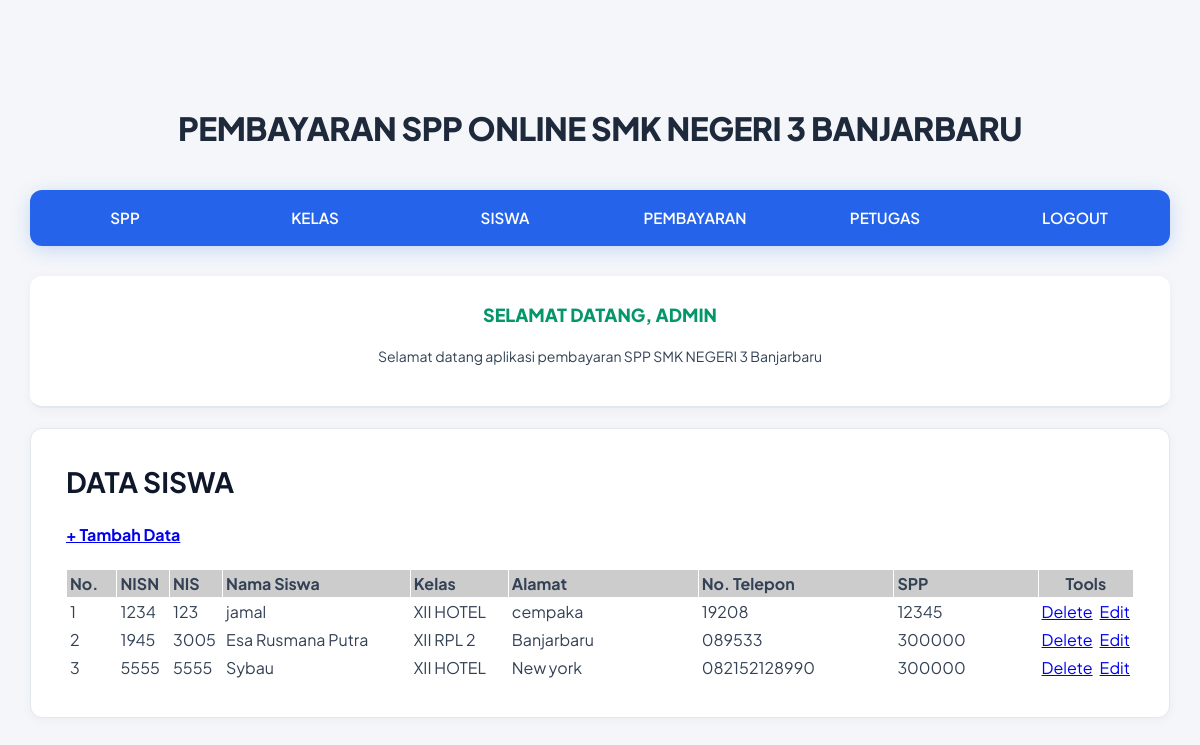
Screenshot of /admin/halaman_admin.php?open=data_siswa (signed in) with the database file from the repository.
### tables this page shows
CREATE TABLE `siswa` (
  `nisn` varchar(10) NOT NULL,
  `nis` varchar(8) NOT NULL,
  `nama` varchar(35) NOT NULL,
  `id_kelas` varchar(11) NOT NULL,
  `alamat` text NOT NULL,
  `no_telp` varchar(15) NOT NULL,
  `id_spp` varchar(5) NOT NULL
);

CREATE TABLE `kelas` (
  `id_kelas` varchar(5) NOT NULL,
  `nama_kelas` varchar(10) NOT NULL,
  `kompetensi_keahlian` varchar(30) NOT NULL
);

CREATE TABLE `spp` (
  `id_spp` varchar(30) NOT NULL,
  `tahun` int(4) NOT NULL,
  `nominal` int(10) NOT NULL
);

### admin/data_siswa.php (the view)
<?php
include_once "../src/koneksi.php";
?>
<h1><b>DATA SISWA </b></h1>
<h4> <a href="?open=tambah_siswa">+ Tambah Data</a> </h4>
<table cellspacing="1" cellpadding="3">
  <tr>
    <td width="5%" bgcolor="#CCCCCC"><b>No.</b></td>
    <td width="5%" bgcolor="#CCCCCC"><b>NISN</b></td>
    <td width="5%" bgcolor="#CCCCCC"><b>NIS</b></td>
    <td width="20%" bgcolor="#CCCCCC"><b>Nama Siswa </b></td>
    <td width="10%" bgcolor="#CCCCCC"><b>Kelas</b></td>
    <td width="20%" bgcolor="#CCCCCC"><b>Alamat</b></td>
    <td width="20%" bgcolor="#CCCCCC"><b>No. Telepon</b></td>
    <td width="30%" bgcolor="#CCCCCC"><b>SPP</b></td>
    <td colspan="2" align="center" bgcolor="#CCCCCC"><b>Tools</b></td>
  </tr>
<?php
$sql = mysqli_query($koneksi, "SELECT * FROM kelas JOIN siswa on kelas.id_kelas = siswa.id_kelas JOIN spp on siswa.id_spp = spp.id_spp");
$nomor = 0;
while ($data = mysqli_fetch_array($sql)) {
    $nomor++;
?>
  <tr>
    <td><?php echo $nomor; ?></td>
    <td><?php echo $data['nisn']; ?></td>
    <td><?php echo $data['nis']; ?></td>
    <td><?php echo $data['nama']; ?></td>
    <td><?php echo $data['nama_kelas']; ?></td>
    <td><?php echo $data['alamat']; ?></td>
    <td><?php echo $data['no_telp']; ?></td>
    <td><?php echo $data['nominal']; ?></td>
    <td width="9%" align="center"><a href="?open=hapus_siswa&nisn=<?php echo $data['nisn']; ?>" target="_self" onclick="return confirm('YAKIN INGIN MENGHAPUS DATA SISWA INI ... ?')">Delete</a></td>
    <td width="9%" align="center"><a href="?open=edit_siswa&nisn=<?php echo $data['nisn']; ?>" target="_self">Edit</a></td>
  </tr>
<?php } ?>
</table>

### src/style.css (style rules this page uses)
* { box-sizing: border-box; }
body { background-color: #f4f6f9; margin: 0; font-family: 'Plus Jakarta Sans', -apple-system, BlinkMacSystemFont, sans-serif; color: #334155; line-height: 1.6; }
.conteudo h1 { padding: 0; margin: 0 0 16px; font-weight: 700; color: #0f172a; font-size: 1.75rem; line-height: 1.3; }

### rows the page displays
siswa: nisn "1234", nis "123", nama "jamal", id_kelas.nama_kelas "XII HOTEL", alamat "cempaka", no_telp "19208", id_spp.nominal "12345"
siswa: nisn "1945", nis "3005", nama "Esa Rusmana Putra", id_kelas.nama_kelas "XII RPL 2", alamat "Banjarbaru", no_telp "089533", id_spp.nominal "300000"
siswa: nisn "5555", nis "5555", nama "Sybau", id_kelas.nama_kelas "XII HOTEL", alamat "New york", no_telp "082152128990", id_spp.nominal "300000"

### other values shown
$_SESSION['username'] "ADMIN"
